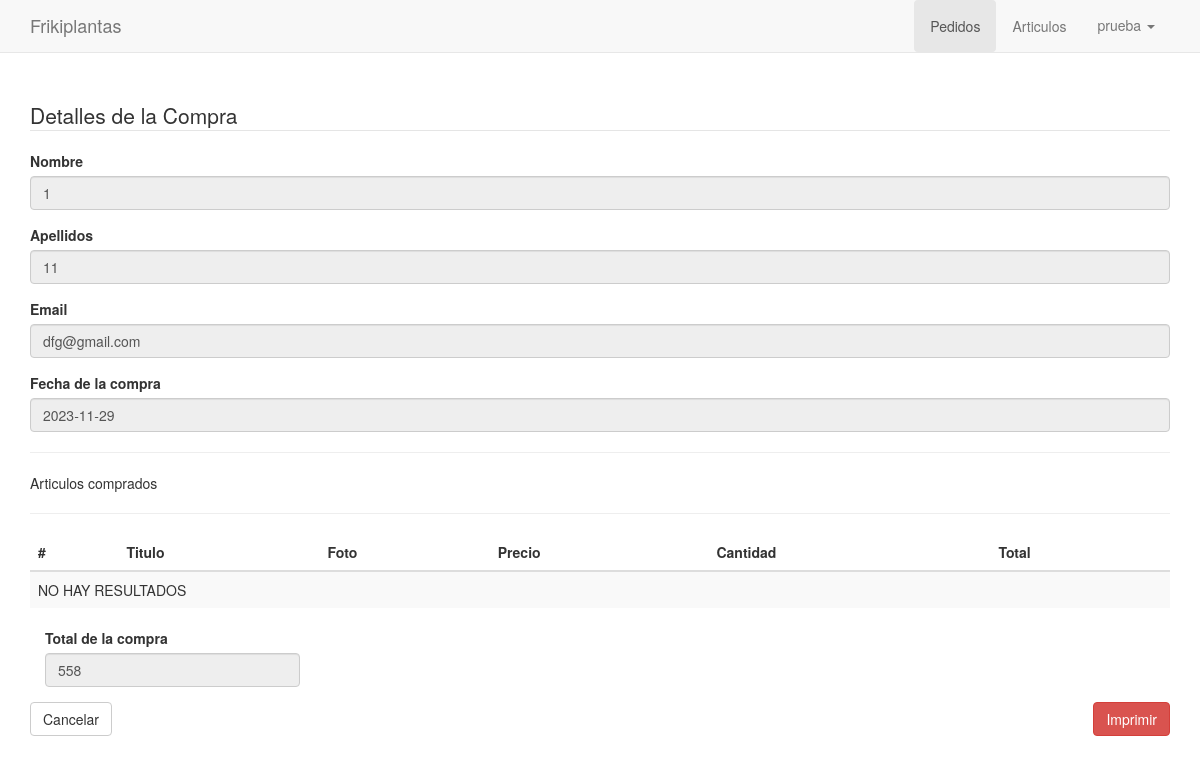
/panel/pedidos/ver.php?id=4 (signed in), run on the app's committed database.
### tables this page shows
CREATE TABLE `pedidos` (
  `id` int(10) NOT NULL,
  `cliente_id` int(11) NOT NULL,
  `total` decimal(10,0) NOT NULL,
  `fecha` date NOT NULL,
  `estado` int(11) NOT NULL DEFAULT 1
);

CREATE TABLE `clientes` (
  `id` int(10) NOT NULL,
  `nombre` varchar(80) NOT NULL,
  `apellidos` varchar(100) NOT NULL,
  `email` varchar(50) NOT NULL,
  `telefono` varchar(15) NOT NULL,
  `comentario` varchar(300) NOT NULL
);

### src/Pedido.php (called while the page is built, shortened)
<?php
class Pedido{
    private $cn = null;
    public function __construct()
    {
        $this->config = parse_ini_file(__DIR__.'/../config.ini') ;
        $this->cn = new \PDO( $this->config['dns'], $this->config['usuario'],$this->config['clave'],array(
            \PDO::MYSQL_ATTR_INIT_COMMAND => 'SET NAMES utf8'
        ));
    }
    public function mostrarPorId($id){
        $sql = "SELECT p.id, nombre, apellidos, email, total, fecha FROM pedidos p
        INNER JOIN clientes c ON p.cliente_id = c.id WHERE p.id = :id";
        $resultado = $this->cn->prepare($sql);
        $_array = array(
            ':id' => $id
        );
        if($resultado->execute($_array))
            return $resultado->fetch();
        return false;
    }
    public function mostrarDetallePorIdPedido($id){
        $sql = "SELECT dp.id, ar.titulo, dp.precio, dp.cantidad, ar.foto
                FROM detalle_pedidos dp
                INNER JOIN articulos ar ON ar.id = dp.articulo_id
                WHERE dp.pedido_id = :id";
        $resultado = $this->cn->prepare($sql);
        $_array = array(
            ':id'=>$id
        );
        if($resultado->execute( $_array))
            return  $resultado->fetchAll();
        return false;
    }
}

### panel/pedidos/ver.php (the view, shortened to what this page needs)
<!DOCTYPE html>
<html lang="en">
  <head>
    <link rel="stylesheet" href="../../assets/css/bootstrap.min.css">
    <link rel="stylesheet" href="../../assets/css/estilos.css">
  </head>
  <body>
    <nav class="navbar navbar-default navbar-fixed-top">
      <div class="container">
        <div class="navbar-header">
          <a class="navbar-brand" href="../dashboard.php">Frikiplantas</a>
        </div>
        <div id="navbar" class="navbar-collapse collapse">
          <ul class="nav navbar-nav pull-right">
            <li class="active">
              <a href="index.php" class="btn">Pedidos</a>
            </li>
            <li>
              <a href="../articulos/index.php" class="btn">Articulos</a>
            </li>
            <li class="dropdown">
                <a href="#" class="dropdown-toggle" data-toggle="dropdown" role="button" aria-haspopup="true" aria-expanded="false"><?php print $_SESSION['usuario_info']['nombre_usuario']?> <span class="caret"></span></a>
            </li>
          </ul>
        </div>
      </div>
    </nav>
    <div class="container" id="main">
    <div class="row">
        <div class="col-md-12">
            <fieldset>
            <?php
            $id = $_GET['id'];
            $pedido = new frikiplantas\Pedido;
            $info_pedido = $pedido -> mostrarPorId($id);
            $info_detalle_pedido = $pedido -> mostrarDetallePorIdPedido($id);
            ?>
            <legend>Detalles de la Compra</legend>
            <div class="form-group">
                <label>Nombre</label>
                <input value="<?php print $info_pedido['nombre'] ?>" type="text" class="form-control" readonly>
            </div>
            <div class="form-group">
                <label>Apellidos</label>
                <input value="<?php print $info_pedido['apellidos'] ?>" type="text" class="form-control" readonly>
            </div>
            <div class="form-group">
                <label>Email</label>
                <input value="<?php print $info_pedido['email'] ?>" type="text" class="form-control" readonly>
            </div>
            <div class="form-group">
                <label>Fecha de la compra</label>
                <input value="<?php print $info_pedido['fecha'] ?>" type="text" class="form-control" readonly>
            </div>
            <hr>
                Articulos comprados
            <hr>
            <table class="table table-striped">
              <thead>
                <tr>
                  <th>#</th>
                  <th>Titulo</th>
                  <th>Foto</th>
                  <th>Precio</th>
                  <th>Cantidad</th>
                  <th>Total</th>
                </tr>
              </thead>
              <tbody>
                <?php
                  $cantidad = count($info_detalle_pedido);
                  if($cantidad > 0){
                    $c=0;
                  for($x = 0; $x < $cantidad; $x++){
                    $c++;
                    $item = $info_detalle_pedido[$x];
                    $total = $item['precio'] * $item['cantidad'];
                ?>
                <tr>
                  <td><?php print $c?></td>
                  <td><?php print $item['titulo']?></td>
                  <td>
                    <?php
                    $foto = '../../upload/'.$item['foto'];
                    if(file_exists($foto)){
                    ?>
                      <img src="<?php print $foto; ?>" width="50">
                    <?php }else {?>
                      SIN IMAGEN
                    <?php }?>
                  </td>
                  <td><?php print $item['precio']?>€</td>
                  <td><?php print $item['cantidad']?></td>
                  <td><?php print $total?></td>
                </tr>
                <?php
                  }
                  }else{
                ?>
                <tr>
                  <td colspan="6">NO HAY RESULTADOS</td>
                </tr>
                  <?php }?>
              </tbody>
            </table>
            <div class="col-md-3">
                <div class="form-group">
                    <label>Total de la compra</label>
                    <input value="<?php print $info_pedido['total'] ?>" type="text" class="form-control" readonly>
                </div>
            </div>
            </fieldset>
            <div class="pull-left">
                <a href="index.php" class="btn btn-default hidden-print">Cancelar</a>
            </div>
            <div class="pull-right">
                <a href="javascript:;" id="btnimprimir" class="btn btn-danger hidden-print">Imprimir</a>
            </div>
        </div>
    </div>
    </div>
  </body>
</html>

### assets/css/estilos.css (style rules this page uses)
#main { margin-top: 100px; }

### data on the page
pedidos: cliente.nombre "1", cliente.apellidos "11", cliente.email "dfg@gmail.com", fecha "2023-11-29", total "558"

### other printed values
$_SESSION['usuario_info']['nombre_usuario'] "prueba"
